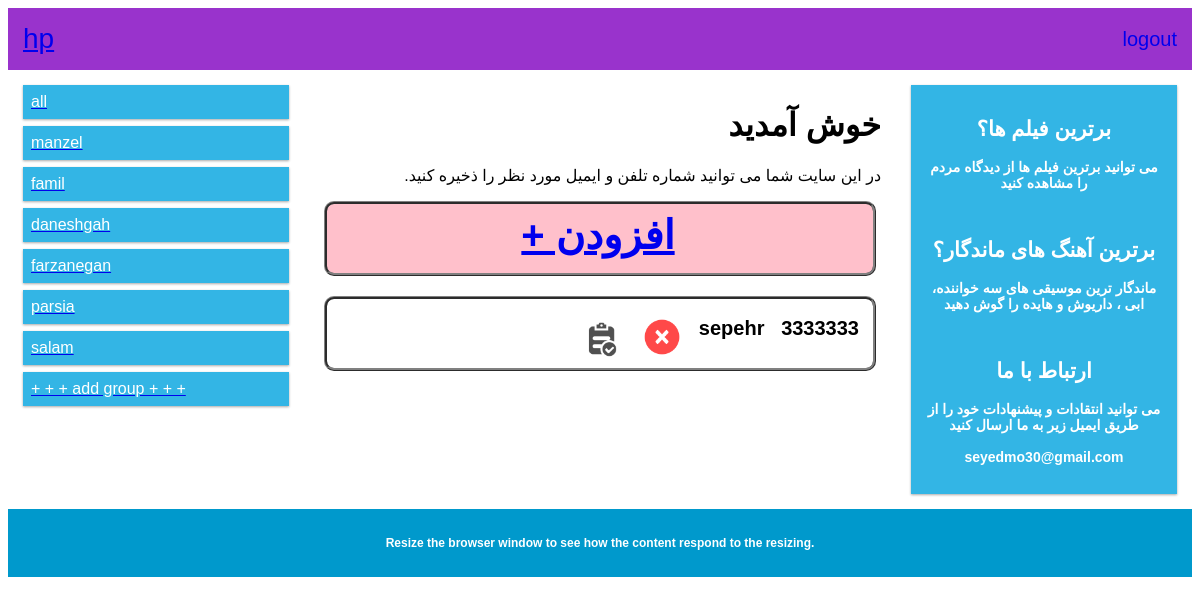
The app's page /contacts/7/ (signed in) with its own data.
### phone/models.py (models this page shows, shortened)
class Grp(models.Model):
    name=models.CharField(max_length=30)
    user=models.ForeignKey(User,on_delete=models.CASCADE)

class Phone(models.Model):
    name=models.CharField(max_length=30)
    number=models.IntegerField()
    group=models.ForeignKey(Grp,null='true' ,on_delete=models.CASCADE)
    user=models.ForeignKey(User,on_delete=models.CASCADE)

### phone/views.py (the view)
# urls.py: path('contacts/<int:grp_id>/',views.contacts ,name='contacts'),
@login_required(login_url="signup")
def contacts(request,grp_id):
        group_id=get_object_or_404(Grp,pk=grp_id)
        groups=Grp.objects.all().filter(user=request.user)
        contacts=Phone.objects.all().filter(user=request.user).filter(group=group_id)
        return render(request,'phone/index.html',{'contacts':contacts,'groups':groups,'grp_id':group_id.id})

### phone/templates/phone/index.html (shortened to what this page needs)
{% extends 'base.html' %}
{% load staticfiles %}
{% block content %}
<div class="row">
<div class="col-3 col-s-3 menu">
  <ul>
		<a href="/contacts">
    <li>all </li>
		</a>
		{%for group in groups%}
		<a href="/contacts/{{group.id}}">
    <li>{{group.name}} </li>
		</a>
		{% endfor %}
			<a href="/add_grp">
	    <li>+ + + add group + + + </li>
			</a>
  </ul>
</div>
<div style="direction:rtl"  class="col-6 col-s-9">
  <h1>خوش آمدید</h1>
  <p>در این سایت شما می توانید شماره تلفن و ایمیل مورد نظر را ذخیره کنید.</p>
	<div >
<a href="{% url 'add'%}">
	<div class="div1" style="background-color:pink;text-align: center;font-size:40px;">
<b>افزودن + <b>
</diV></a>
{% for contact in contacts.all %}
<div class="div1" >
<div class="div2">
{{contact.name}} &nbsp&nbsp{{contact.number}} &nbsp&nbsp
<div style="float:left">
  <a href="/contacts/{{grp_id}}/delete/{{contact.id}}" ><img class="star" src="{% static 'delete.png' %}" alt="rate" width="40" height=auto></a> &nbsp
  <a href="/contacts/update/{{contact.id}}" ><img class="star" src="{% static 'edit.png' %}" alt="rate" width="40" height=auto></a> &nbsp
</div></div></div>
{% endfor %}
</div>
</div>
{%endblock%}

### contact/templates/base.html (shortened to what this page needs)
<!DOCTYPE html>
<html>
<head>
</head>
<body>
<div class="header">
  {% if user.is_authenticated %}
  <a href="{% url 'contacts_all'%}"
  <b style="font-size:28px">{{user}}</b>
</a>
  <a href="javascript:{document.getElementById('logout').submit()}">
  <div style="float:right;margin-top:5px;font-size:20px"> logout </div>
  </a>
{% endif %}
</div>
{% block content %}
{% endblock  %}
<div class="col-3 col-s-12">
  <div class="aside">
    <h2>برترین فیلم ها؟</h2>
    <p>می توانید برترین فیلم ها از دیدگاه مردم را مشاهده کنید</p><br>
    <h2>برترین آهنگ های ماندگار؟</h2>
    <p>ماندگار ترین موسیقی های سه خواننده، ابی ، داریوش و هایده را گوش دهید</p><br>
    <h2>ارتباط با ما</h2>
    <p>می توانید انتقادات و پیشنهادات خود را از طریق ایمیل زیر به ما ارسال کنید<br><br>
	seyedmo30@gmail.com</p>
  </div>
</div>
</div>
<div class="footer">
  <p>Resize the browser window to see how the content respond to the resizing.</p>
</div>
</body>
</html>

### records on screen
Grp: name "manzel"
Grp: name "famil"
Grp: name "daneshgah"
Grp: name "farzanegan"
Grp: name "parsia"
Grp: name "salam"
Phone: name "sepehr"

### other values on screen
{{ user }} "hp"
